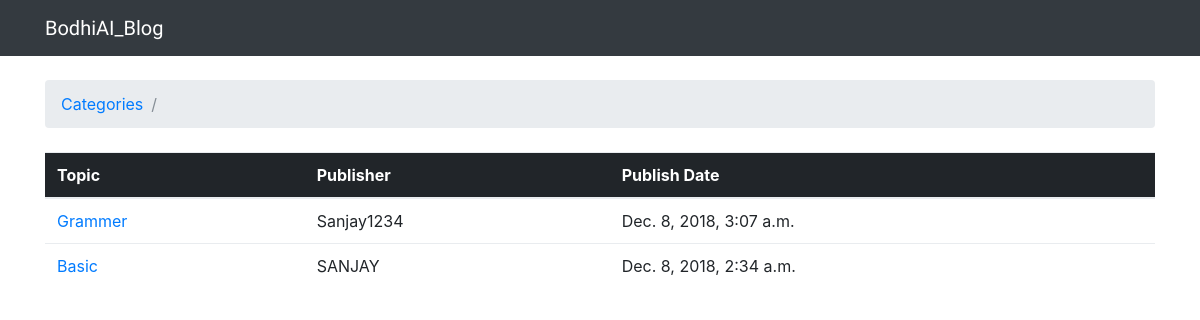
Screenshot of /categories/4/ with the database file from the repository.
### BodhiAI_Blog_App/models.py (models this page shows, shortened)
class Topic(models.Model):
    subject = models.CharField(max_length=255)
    last_updated = models.DateTimeField(auto_now_add=True)
    category = models.ForeignKey(Category,on_delete=models.CASCADE, related_name='topics')
    Publisher = models.ForeignKey(User,on_delete=models.CASCADE,related_name='topics')

### BodhiAI_Blog_App/views.py (the view)
# urls.py: url(r'^categories/(?P<pk>\d+)/$', views.category_topics, name='category_topics'),
def category_topics(request, pk):
    category = get_object_or_404(Category, pk=pk)
    topics = category.topics.order_by('-last_updated')
    return render(request, 'topics.html', {'category': category, 'topics': topics})

### templates/topics.html (shortened to what this page needs)
{% extends 'base.html' %}
{% block breadcrumb %}
  <li class="breadcrumb-item"><a href="{% url 'home' %}">Categories</a></li>
  <li class="breadcrumb-item active">{{ categoy.name }}</li>
{% endblock %}
{% block content %}
  <table class="table">
    <thead class="thead-inverse">
      <tr>
        <th>Topic</th>
        <th>Publisher</th>
        <th>Publish Date</th>
      </tr>
    </thead>
    <tbody>
      {% for topic in topics %}
        <tr>
          <td><a href="{% url 'topic_posts' category.pk topic.pk %}">{{ topic.subject }}</a></td>
          <td>{{ topic.Publisher.username }}</td>
          <td>{{ topic.last_updated }}</td>
        </tr>
      {% endfor %}
    </tbody>
  </table>
{% endblock %}

### rows the page displays
Topic: subject "Grammer", Publisher.username "Sanjay1234", last_updated "Dec. 8, 2018, 3:07 a.m."
Topic: subject "Basic", Publisher.username "SANJAY", last_updated "Dec. 8, 2018, 2:34 a.m."
